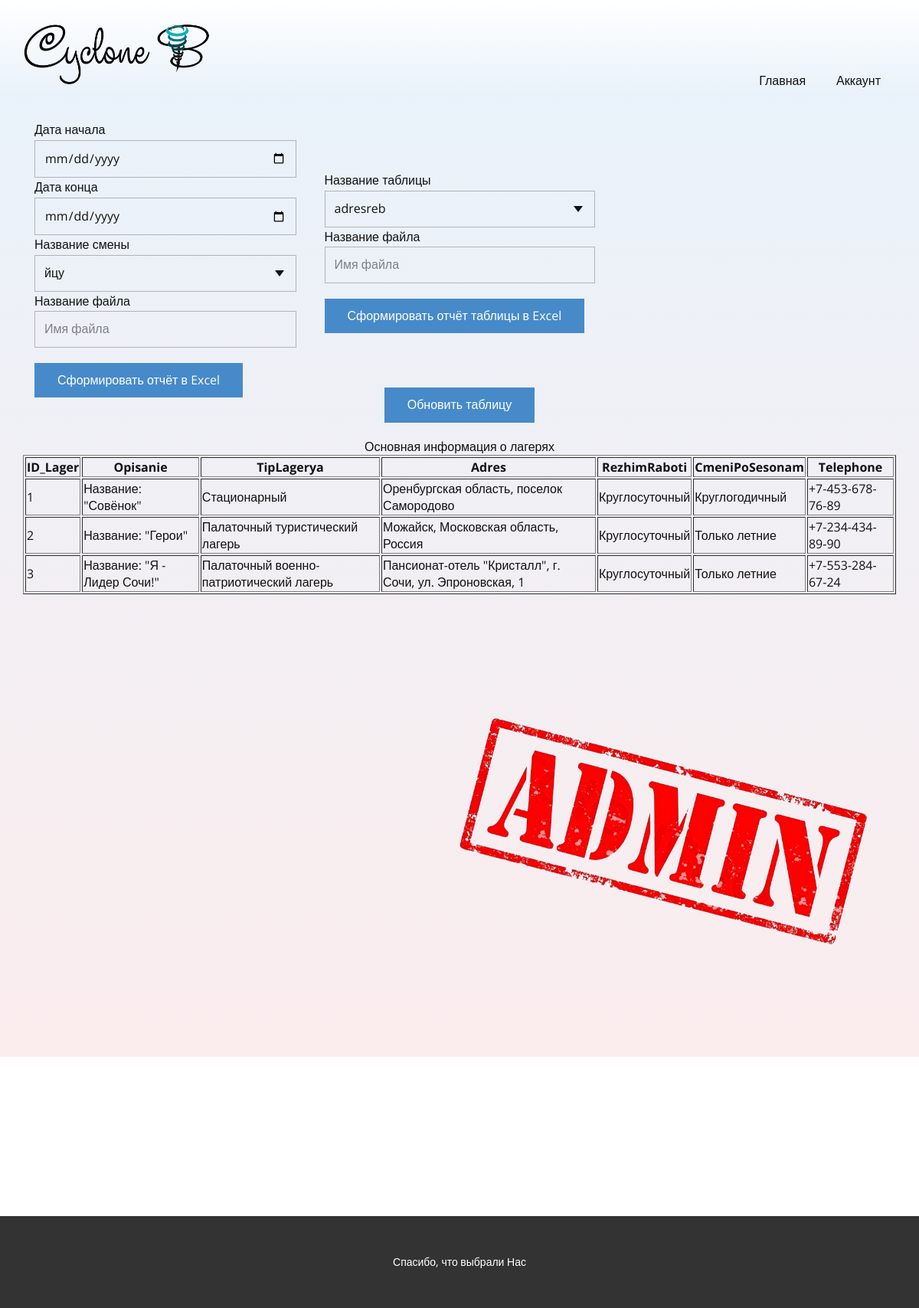
The page /erthj/Кабинет-админа.php on the database its author committed.
### tables this page shows
CREATE TABLE `osninfolagere` (
  `ID_Lager` int(5) NOT NULL,
  `Opisanie` varchar(300) DEFAULT NULL,
  `TipLagerya` varchar(300) DEFAULT NULL,
  `Adres` varchar(300) DEFAULT NULL,
  `RezhimRaboti` varchar(500) DEFAULT NULL,
  `CmeniPoSesonam` varchar(300) DEFAULT NULL,
  `Telephone` varchar(16) DEFAULT NULL
);

### erthj/Кабинет-админа.php (the view, shortened to what this page needs)
<!DOCTYPE php>
<php style="font-size: 16px;" lang="ru"><head>
    <link rel="stylesheet" href="nicepage.css" media="screen">
<link rel="stylesheet" href="Кабинет-админа.css" media="screen">
  </head>
  <body class="u-body u-xl-mode" data-lang="ru"><header class="u-clearfix u-gradient u-header u-sticky u-header" id="sec-074a"><div class="u-clearfix u-sheet u-sheet-1">
        <a href="Главная.php" class="u-image u-logo u-image-1" data-image-width="2001" data-image-height="913" title="Главная">
          <img src="images/Logo.png" class="u-logo-image u-logo-image-1" alt="">
        </a>
        <nav class="u-menu u-menu-one-level u-offcanvas u-menu-1">
          <div class="u-custom-menu u-nav-container">
            <ul class="u-nav u-unstyled u-nav-1"><li class="u-nav-item"><a class="u-button-style u-nav-link u-text-active-palette-1-base u-text-hover-palette-2-base" href="Главная.php" style="padding: 10px 20px;">Главная</a>
</li><li class="u-nav-item"><a class="u-button-style u-nav-link u-text-active-palette-1-base u-text-hover-palette-2-base" href="Главная.php" style="padding: 10px 20px;">Аккаунт</a>
</li></ul>
          </div>
        </nav>
      </div></header>
    <section class="u-align-center u-clearfix u-gradient u-section-1" id="sec-e1f4">
      <div class="u-clearfix u-sheet u-sheet-1">
        <div class="u-form u-form-1">
          <form action="Vigruzkaaa.php" method="POST"  style="padding: 15px;" name="form">
            <div class="u-form-date u-form-group u-label-top">
              <label for="name-6797" class="u-label">Дата начала</label>
              <input type="date" placeholder="Дата начала смены" id="name-6797" name="dataNach" class="u-border-1 u-border-grey-30 u-input u-input-rectangle" required="required">
            </div>
            <div class="u-form-date u-form-group u-label-top">
              <label for="email-6797" class="u-label">Дата конца</label>
              <input type="date" placeholder="Дата конца смены" id="email-6797" name="dataConec" class="u-border-1 u-border-grey-30 u-input u-input-rectangle" required="required">
            </div>
            <div class="u-form-group u-form-select u-label-top u-form-group-3">
              <label for="select-2cd5" class="u-label">Название смены</label>
              <div class="u-form-select-wrapper">
                <select id="select-2cd5" name="nazvSmeni" class="u-border-1 u-border-grey-30 u-input u-input-rectangle" required="required">
                  <option value="йцу">йцу</option>
                </select>
                <svg class="u-caret u-caret-svg" version="1.1" id="Layer_1" xmlns="http://www.w3.org/2000/svg" xmlns:xlink="http://www.w3.org/1999/xlink" x="0px" y="0px" width="16px" height="16px" viewBox="0 0 16 16" style="fill:currentColor;" xml:space="preserve"><polygon class="st0" points="8,12 2,4 14,4 "></polygon></svg>
              </div>
              <div class="u-form-group u-label-top u-form-group-6">
              <label for="text-65f9" class="u-label">Название файла</label>
              <input type="text" placeholder="Имя файла" id="text-65f9" name="name" class="u-border-1 u-border-grey-30 u-input u-input-rectangle" required="required">
            </div>
            </div>
            <div class="u-align-left u-form-group u-form-submit u-label-top">
              <a href="Vigruzkaaa.php" class="u-btn u-btn-submit u-button-style u-file-link">Сформировать отчёт в Excel<br>
              </a>
            </div>
          </form>
        </div>
        <div class="u-form u-form-2">
          <form action="adsasd.php" method="POST"   style="padding: 15px;" source="email" name="form">
            <div class="u-form-group u-form-select u-label-top u-form-group-5">
              <label for="select-2cd5" class="u-label">Название таблицы</label>
              <div class="u-form-select-wrapper">
                <select id="select-2cd5" name="tb" class="u-border-1 u-border-grey-30 u-input u-input-rectangle" required="required">
                  <option value="adresreb">adresreb</option>
                </select>
                <svg class="u-caret u-caret-svg" version="1.1" id="Layer_1" xmlns="http://www.w3.org/2000/svg" xmlns:xlink="http://www.w3.org/1999/xlink" x="0px" y="0px" width="16px" height="16px" viewBox="0 0 16 16" style="fill:currentColor;" xml:space="preserve"><polygon class="st0" points="8,12 2,4 14,4 "></polygon></svg>
              </div>
            </div>
            <div class="u-form-group u-label-top u-form-group-6">
              <label for="text-65f9" class="u-label">Название файла</label>
              <input type="text" placeholder="Имя файла" id="text-65f9" name="name" class="u-border-1 u-border-grey-30 u-input u-input-rectangle" required="required">
            </div>
            <div class="u-align-left u-form-group u-form-submit u-label-top">
              <a href="files/f7b0afb0-ccea-bc6b-13ac-03c62dec435a.pdf" class="u-btn u-btn-submit u-button-style u-file-link">Сформировать отчёт таблицы в Excel<br>
              </a>
            </div>
          </form>
        </div>
        <a onclick="window.location.href='Кабинет-админа.php'" class="u-btn u-btn-submit u-button-style u-file-link">Обновить таблицу<br>
              </a>
              <?php
$host = 'localhost';
$user = 'root';
$pass = '';
$db_name = 'sysbrone';
$link = mysqli_connect($host, $user, $pass, $db_name);
echo "<table border='1'>
 <caption>Основная информация о лагерях</caption>
 <tr>
  <th>ID_Lager</th>
  <th>Opisanie</th>
  <th>TipLagerya</th>
  <th>Adres</th>
  <th>RezhimRaboti</th>
  <th>CmeniPoSesonam</th>
  <th>Telephone</th>
 </tr>";
$result_select=mysqli_query($link,"SELECT * FROM osninfolagere");
while($row = mysqli_fetch_array($result_select)){
  $ID_Lager=$row['ID_Lager'];
  $Opisanie=$row['Opisanie'];
  $TipLagerya=$row['TipLagerya'];
  $Adres=$row['Adres'];
  $RezhimRaboti=$row['RezhimRaboti'];
  $CmeniPoSesonam=$row['CmeniPoSesonam'];
  $Telephone=$row['Telephone'];
  echo "<tr><td>$ID_Lager</td><td>$Opisanie</td><td>$TipLagerya</td><td>$Adres</td><td>$RezhimRaboti</td><td>$CmeniPoSesonam</td><td>$Telephone</td></tr>";
  }
echo "</table>";
?>
        <img class="u-image u-image-contain u-image-default u-preserve-proportions u-image-1" src="images/0ebc5eda-4388-75ba-c504-d39557196aa2.png" alt="" data-image-width="900" data-image-height="900">
      </div>
    </section>
    <section class="u-align-center u-clearfix u-section-2" id="sec-c22d">
      <div class="u-clearfix u-sheet u-sheet-1"></div>
    </section>
    <footer class="u-align-center u-clearfix u-footer u-grey-80 u-footer" id="sec-cb19"><div class="u-clearfix u-sheet u-sheet-1">
        <p class="u-small-text u-text u-text-variant u-text-1">Спасибо, что выбрали Нас</p>
      </div></footer>
</body></php>

### erthj/Кабинет-админа.css (style rules this page uses)
.u-section-1 { background-image: linear-gradient(#e9f2fa, #fbeced); }
.u-section-1 .u-sheet-1 { min-height: 794px; }
.u-section-1 .u-form-1 { height: 362px; margin: 19px 768px 0 0; }
.u-section-1 .u-form-group-3 { margin-left: 0; }
.u-section-1 .u-form-2 { height: 171px; width: 383px; margin: -362px auto 0; }
.u-section-1 .u-form-group-5 { margin-left: 0; }
.u-section-1 .u-form-group-6 { margin-left: 0; }
.u-section-1 .u-image-1 { width: 570px; height: 570px; margin: 34px 19px 0 auto; }
.u-section-2 .u-sheet-1 { min-height: 208px; }

### rows shown on the page
osninfolagere: ID_Lager "1", Opisanie "Название: \"Совёнок\"", TipLagerya "Стационарный", Adres "Оренбургская область, поселок Самородово", RezhimRaboti "Круглосуточный", CmeniPoSesonam "Круглогодичный", Telephone "+7-453-678-76-89"
osninfolagere: ID_Lager "2", Opisanie "Название: \"Герои\"", TipLagerya "Палаточный туристический лагерь", Adres "Можайск, Московская область, Россия", RezhimRaboti "Круглосуточный", CmeniPoSesonam "Только летние", Telephone "+7-234-434-89-90"
osninfolagere: ID_Lager "3", Opisanie "Название: \"Я - Лидер Сочи!\"", TipLagerya "Палаточный военно-патриотический лагерь", Adres "Пансионат-отель \"Кристалл\", г. Сочи, ул. Эпроновская, 1", RezhimRaboti "Круглосуточный", CmeniPoSesonam "Только летние", Telephone "+7-553-284-67-24"
